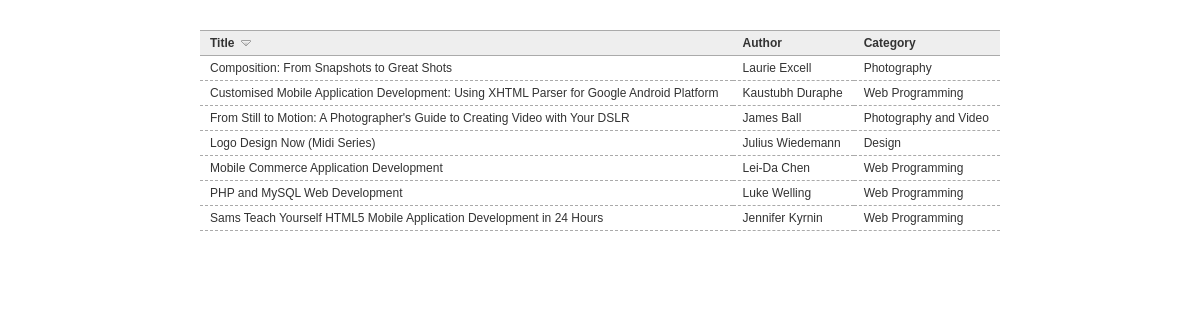
Screenshot of /completed/index.php with the database file from the repository.
### tables this page shows
CREATE TABLE `books` (
  `id` int(11) unsigned NOT NULL AUTO_INCREMENT,
  `title` varchar(255) NOT NULL,
  `price` decimal(6,2) NOT NULL DEFAULT '0.00',
  `category` varchar(100) DEFAULT NULL,
  `author` varchar(200) DEFAULT NULL,
  `qty` tinyint(11) NOT NULL DEFAULT '0',
  `rating` tinyint(4) NOT NULL DEFAULT '0',
  `ratings` int(11) unsigned NOT NULL DEFAULT '0',
  `votes` int(11) unsigned NOT NULL DEFAULT '0',
  PRIMARY KEY (`id`)
);

### completed/index.php (the view, shortened to what this page needs)
<?php
try {
	$objDb = new PDO('mysql:host=localhost;dbname=books', 'root', 'password');
	$objDb->exec('SET CHARACTER SET utf8');
	$by = $_SESSION['sort']['by'];
	$ad = $_SESSION['sort']['ad'];
	$sql = "SELECT *
			FROM `books`
			ORDER BY `{$by}` {$ad}";
	$statement = $objDb->query($sql);
	$result = $statement->fetchAll(PDO::FETCH_ASSOC);
} catch (PDOException $e) {
	echo 'There was a problem with the database';
}
?>
<!DOCTYPE HTML>
<html lang="en">
<head>
	<link href="/css/core.css" rel="stylesheet" type="text/css" />
</head>
<body>
<div id="wrapper">
	<table cellpadding="0" cellspacing="0" border="0" class="tbl_repeat">
		<thead>
			<tr>
				<th><span class="sort<?php echo $by == 'title' ? ' '.strtolower($ad) : null; ?>" id="title">Title</span></th>
				<th><span class="sort<?php echo $by == 'author' ? ' '.strtolower($ad) : null; ?>" id="author">Author</span></th>
				<th><span class="sort<?php echo $by == 'category' ? ' '.strtolower($ad) : null; ?>" id="category">Category</span></th>
			</tr>
		</thead>
		<?php if (!empty($result)) { ?>
		<tbody>
			<?php foreach($result as $row) { ?>
			<tr>
				<td><?php echo $row['title']; ?></td>
				<td><?php echo $row['author']; ?></td>
				<td><?php echo $row['category']; ?></td>
			</tr>
			<?php } ?>
		</tbody>
		<?php } ?>
	</table>
</div>
</body>
</html>

### completed/css/core.css (style rules this page uses)
* { margin:0; padding:0; border:none; outline:none; color:#333; font-size:12px; }
body { padding:30px 0; text-align:center; font-family:Arial,Verdana,Sans-serif; }
#wrapper { text-align: left; width:800px; margin:0 auto; }
.tbl_repeat { width:100%; }
.tbl_repeat th,.tbl_repeat td { padding:5px 10px; }
.tbl_repeat th { background:#eee; border-top: solid 1px #aaa; border-bottom: solid 1px #aaa; }
.tbl_repeat td { border-bottom: dashed 1px #aaa; }
.sort { cursor: pointer; padding-right: 20px; display:block; float: left; }
.asc { background-image: url(/images/asc.png); background-repeat: no-repeat; background-position: right center; }

### rows the page displays
books: title "Composition: From Snapshots to Great Shots", author "Laurie Excell", category "Photography"
books: title "Customised Mobile Application Development: Using XHTML Parser for Google Android Platform", author "Kaustubh Duraphe", category "Web Programming"
books: title "From Still to Motion: A Photographer's Guide to Creating Video with Your DSLR", author "James Ball", category "Photography and Video"
books: title "Logo Design Now (Midi Series)", author "Julius Wiedemann", category "Design"
books: title "Mobile Commerce Application Development", author "Lei-Da Chen", category "Web Programming"
books: title "PHP and MySQL Web Development", author "Luke Welling", category "Web Programming"
books: title "Sams Teach Yourself HTML5 Mobile Application Development in 24 Hours", author "Jennifer Kyrnin", category "Web Programming"
